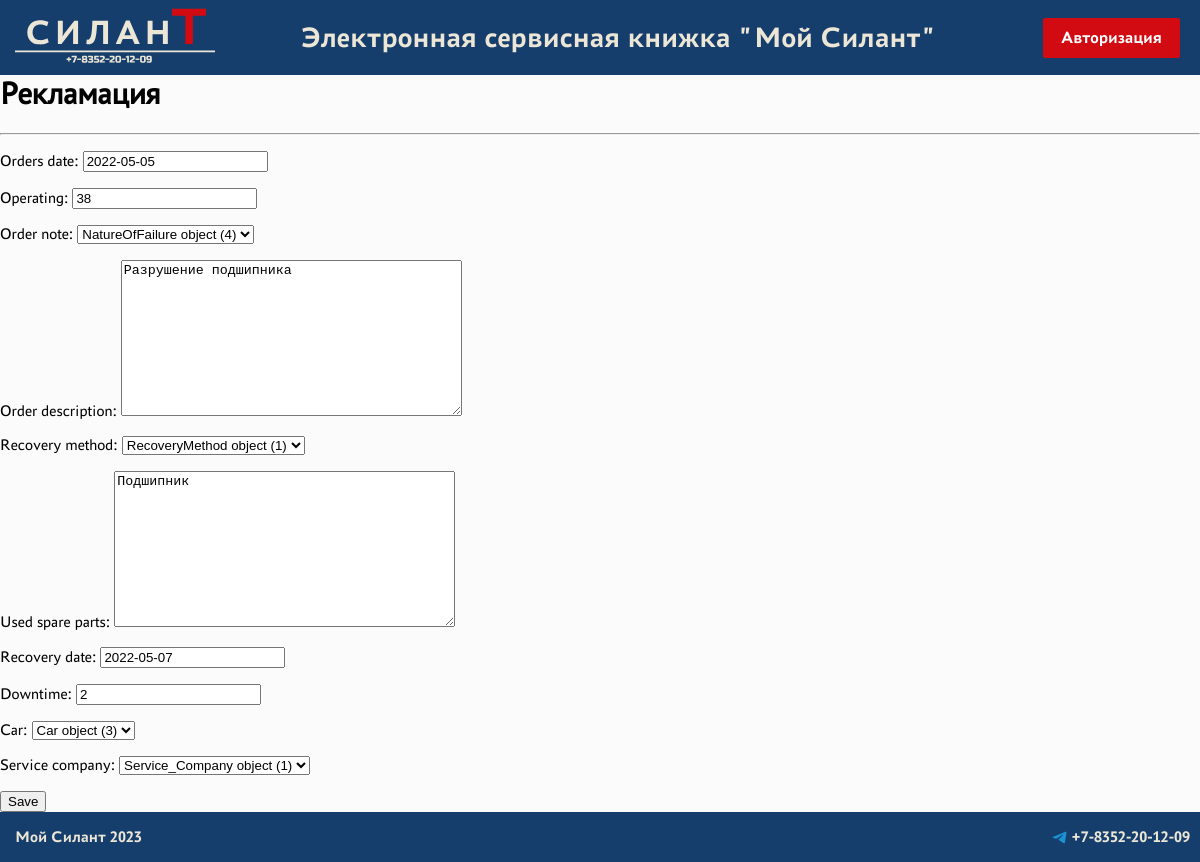
Page /complaints/5/update/ (signed in) on the committed database.
### info/models.py (models this page shows, shortened)
class Complaint(models.Model):                                                           #Рекламация
    orders_date = models.DateField()                                                     #дата отказа
    operating = models.PositiveIntegerField(default = 0)                                 #наработка, м/час
    order_note = models.ForeignKey(NatureOfFailure, on_delete = models.CASCADE)          #узел отказа
    order_description = models.TextField()                                               #описание отказа
    recovery_method = models.ForeignKey(RecoveryMethod, on_delete = models.CASCADE)      #способ восстановления
    used_spare_parts = models.TextField()                                                #используемые запасные части
    recovery_date = models.DateField()                                                   #дата восстановления
    downtime = models.IntegerField(default = 0)                                          #время простоя техники
    car = models.ForeignKey(Car, on_delete = models.CASCADE)                             #машина
    service_company = models.ForeignKey(Service_Company, on_delete = models.CASCADE)     #сервисная компания
    class Meta:
        ordering = ['-orders_date']

### info/views.py (the view)
# urls.py: path('complaints/<int:pk>/update/', ComplaintUpdate.as_view(), name = 'complaint_update'),
class ComplaintUpdate(LoginRequiredMixin, UserPassesTestMixin, UpdateView):
   form_class = ComplaintsForm
   model = Complaint
   template_name = 'info/complaint_edit.html'
   permission_required = 'info.change_complaint'
   def test_func(self):
       obj = self.get_object()
       ruser = self.request.user
       return obj.service_company.user == ruser or ruser.is_superuser or ruser.groups.filter(name='manager').exists()

### info/forms.py
class ComplaintsForm(forms.ModelForm):
    class Meta:
        model = Complaint
        fields = [
            'orders_date',
            'operating',
            'order_note',
            'order_description',
            'recovery_method',
            'used_spare_parts',
            'recovery_date',
            'downtime',
            'car',
            'service_company',
        ]

### templates/info/complaint_edit.html (shortened to what this page needs)
{% extends 'flatpages/default.html' %}
{% block content %}
<h1>Рекламация</h1>
<hr>
<form action="" method="post">
    {{ form.as_p }}
    <input type="submit" value="Save" />
</form>
{% endblock content %}

### static/css/default.css (style rules this page uses)
body { font-family: 'Astra Sans Regular', Arial, Helvetica, sans-serif; margin: 0; margin-top: 75px; margin-bottom: 50px; background-color: rgb(251, 251, 251); }

### rows in the picture
Complaint: orders_date "2022-05-05", operating "38", order_note "NatureOfFailure object (4)", order_description "Разрушение подшипника", recovery_method "RecoveryMethod object (1)", used_spare_parts "Подшипник", recovery_date "2022-05-07", downtime "2", car "Car object (3)", service_company "Service_Company object (1)"
